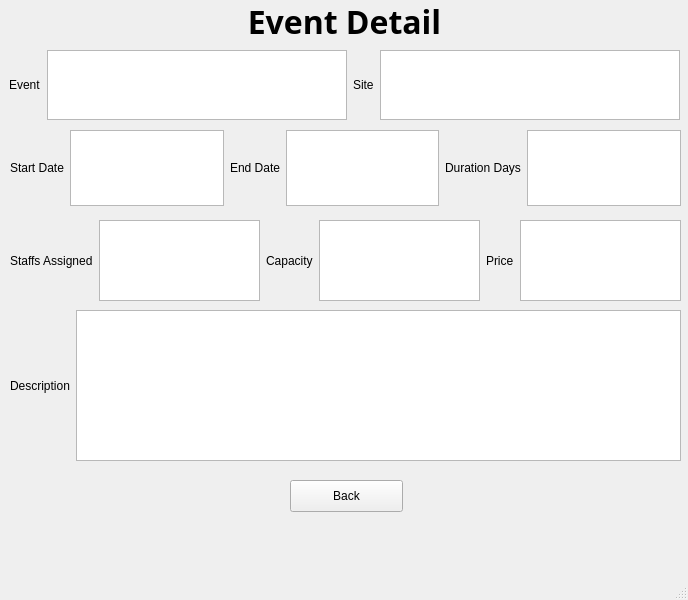
<?xml version="1.0" encoding="UTF-8"?>
<ui version="4.0">
 <class>MainWindow</class>
 <widget class="QMainWindow" name="MainWindow">
  <property name="geometry">
   <rect>
    <x>0</x>
    <y>0</y>
    <width>688</width>
    <height>600</height>
   </rect>
  </property>
  <property name="windowTitle">
   <string>MainWindow</string>
  </property>
  <widget class="QWidget" name="centralwidget">
   <widget class="QWidget" name="gridLayoutWidget">
    <property name="geometry">
     <rect>
      <x>9</x>
      <y>-1</y>
      <width>671</width>
      <height>121</height>
     </rect>
    </property>
    <layout class="QGridLayout" name="gridLayout">
     <item row="1" column="1">
      <widget class="QTextBrowser" name="eventText">
       <property name="html">
        <string>&lt;!DOCTYPE HTML PUBLIC &quot;-//W3C//DTD HTML 4.0//EN&quot; &quot;http://www.w3.org/TR/REC-html40/strict.dtd&quot;&gt;
&lt;html&gt;&lt;head&gt;&lt;meta name=&quot;qrichtext&quot; content=&quot;1&quot; /&gt;&lt;style type=&quot;text/css&quot;&gt;
p, li { white-space: pre-wrap; }
&lt;/style&gt;&lt;/head&gt;&lt;body style=&quot; font-family:'.SF NS Text'; font-size:13pt; font-weight:400; font-style:normal;&quot;&gt;
&lt;p style=&quot;-qt-paragraph-type:empty; margin-top:0px; margin-bottom:0px; margin-left:0px; margin-right:0px; -qt-block-indent:0; text-indent:0px;&quot;&gt;&lt;br /&gt;&lt;/p&gt;&lt;/body&gt;&lt;/html&gt;</string>
       </property>
      </widget>
     </item>
     <item row="1" column="2">
      <widget class="QLabel" name="site">
       <property name="text">
        <string>Site</string>
       </property>
      </widget>
     </item>
     <item row="1" column="0">
      <widget class="QLabel" name="event">
       <property name="text">
        <string>Event</string>
       </property>
      </widget>
     </item>
     <item row="1" column="3">
      <widget class="QTextBrowser" name="siteText"/>
     </item>
     <item row="0" column="0" colspan="4">
      <widget class="QLabel" name="evetDetail">
       <property name="font">
        <font>
         <family>Arial Black</family>
         <pointsize>24</pointsize>
         <weight>75</weight>
         <bold>true</bold>
        </font>
       </property>
       <property name="text">
        <string>Event Detail</string>
       </property>
       <property name="alignment">
        <set>Qt::AlignCenter</set>
       </property>
      </widget>
     </item>
    </layout>
   </widget>
   <widget class="QWidget" name="gridLayoutWidget_2">
    <property name="geometry">
     <rect>
      <x>10</x>
      <y>130</y>
      <width>671</width>
      <height>76</height>
     </rect>
    </property>
    <layout class="QGridLayout" name="gridLayout_2">
     <item row="0" column="1">
      <widget class="QTextBrowser" name="sdateText">
       <property name="html">
        <string>&lt;!DOCTYPE HTML PUBLIC &quot;-//W3C//DTD HTML 4.0//EN&quot; &quot;http://www.w3.org/TR/REC-html40/strict.dtd&quot;&gt;
&lt;html&gt;&lt;head&gt;&lt;meta name=&quot;qrichtext&quot; content=&quot;1&quot; /&gt;&lt;style type=&quot;text/css&quot;&gt;
p, li { white-space: pre-wrap; }
&lt;/style&gt;&lt;/head&gt;&lt;body style=&quot; font-family:'.SF NS Text'; font-size:13pt; font-weight:400; font-style:normal;&quot;&gt;
&lt;p style=&quot;-qt-paragraph-type:empty; margin-top:0px; margin-bottom:0px; margin-left:0px; margin-right:0px; -qt-block-indent:0; text-indent:0px;&quot;&gt;&lt;br /&gt;&lt;/p&gt;&lt;/body&gt;&lt;/html&gt;</string>
       </property>
      </widget>
     </item>
     <item row="0" column="4">
      <widget class="QLabel" name="durationDays">
       <property name="text">
        <string>Duration Days</string>
       </property>
      </widget>
     </item>
     <item row="0" column="3">
      <widget class="QTextBrowser" name="edateText"/>
     </item>
     <item row="0" column="2">
      <widget class="QLabel" name="edate">
       <property name="text">
        <string>End Date</string>
       </property>
      </widget>
     </item>
     <item row="0" column="0">
      <widget class="QLabel" name="sdate">
       <property name="text">
        <string>Start Date</string>
       </property>
      </widget>
     </item>
     <item row="0" column="5">
      <widget class="QTextBrowser" name="durationDaysText"/>
     </item>
    </layout>
   </widget>
   <widget class="QWidget" name="gridLayoutWidget_3">
    <property name="geometry">
     <rect>
      <x>10</x>
      <y>220</y>
      <width>671</width>
      <height>81</height>
     </rect>
    </property>
    <layout class="QGridLayout" name="gridLayout_3">
     <item row="0" column="4">
      <widget class="QLabel" name="price">
       <property name="text">
        <string>Price</string>
       </property>
      </widget>
     </item>
     <item row="0" column="5">
      <widget class="QTextBrowser" name="priceText"/>
     </item>
     <item row="0" column="1">
      <widget class="QListWidget" name="listWidget">
       <property name="sortingEnabled">
        <bool>true</bool>
       </property>
      </widget>
     </item>
     <item row="0" column="0">
      <widget class="QLabel" name="staffAssigned">
       <property name="text">
        <string>Staffs Assigned</string>
       </property>
      </widget>
     </item>
     <item row="0" column="3">
      <widget class="QTextBrowser" name="capacityAssigned"/>
     </item>
     <item row="0" column="2">
      <widget class="QLabel" name="capacity">
       <property name="text">
        <string>Capacity</string>
       </property>
      </widget>
     </item>
    </layout>
   </widget>
   <widget class="QWidget" name="gridLayoutWidget_4">
    <property name="geometry">
     <rect>
      <x>10</x>
      <y>310</y>
      <width>671</width>
      <height>151</height>
     </rect>
    </property>
    <layout class="QGridLayout" name="gridLayout_4">
     <item row="0" column="0">
      <widget class="QLabel" name="description">
       <property name="text">
        <string>Description</string>
       </property>
      </widget>
     </item>
     <item row="0" column="1">
      <widget class="QTextBrowser" name="descriptionText">
       <property name="html">
        <string>&lt;!DOCTYPE HTML PUBLIC &quot;-//W3C//DTD HTML 4.0//EN&quot; &quot;http://www.w3.org/TR/REC-html40/strict.dtd&quot;&gt;
&lt;html&gt;&lt;head&gt;&lt;meta name=&quot;qrichtext&quot; content=&quot;1&quot; /&gt;&lt;style type=&quot;text/css&quot;&gt;
p, li { white-space: pre-wrap; }
&lt;/style&gt;&lt;/head&gt;&lt;body style=&quot; font-family:'.SF NS Text'; font-size:13pt; font-weight:400; font-style:normal;&quot;&gt;
&lt;p style=&quot;-qt-paragraph-type:empty; margin-top:0px; margin-bottom:0px; margin-left:0px; margin-right:0px; -qt-block-indent:0; text-indent:0px;&quot;&gt;&lt;br /&gt;&lt;/p&gt;&lt;/body&gt;&lt;/html&gt;</string>
       </property>
      </widget>
     </item>
    </layout>
   </widget>
   <widget class="QPushButton" name="pushButton">
    <property name="geometry">
     <rect>
      <x>290</x>
      <y>480</y>
      <width>113</width>
      <height>32</height>
     </rect>
    </property>
    <property name="text">
     <string>Back</string>
    </property>
   </widget>
  </widget>
  <widget class="QMenuBar" name="menubar">
   <property name="geometry">
    <rect>
     <x>0</x>
     <y>0</y>
     <width>688</width>
     <height>22</height>
    </rect>
   </property>
  </widget>
  <widget class="QStatusBar" name="statusbar"/>
 </widget>
 <resources/>
 <connections/>
</ui>
